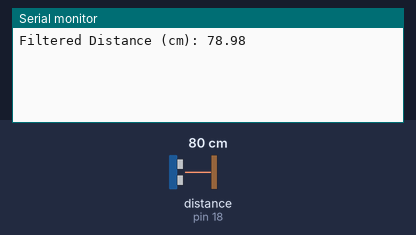
The sketch below on a simulated Arduino Uno, built with avr-gcc and run on an emulated ATmega328P. On the bench: the last lines printed to the serial monitor. Wiring (inferred from the names in the program): ultrasonic range finder: trigger pin 5; echo pin 18. Inputs (shaded band) come from the test bench; at power-on: distance to the obstacle (sensor on pin 18) 80 cm. The echo pulse lasts 58.3 µs per cm.

Above: at 1.2 s.
1.3 s: distance to the obstacle (sensor on pin 18) set to 23 cm
At 1.3 s:
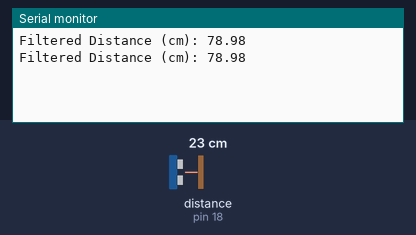
2.8 s: distance to the obstacle (sensor on pin 18) set to 18 cm
At 4.2 s:
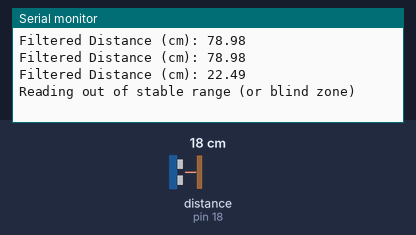

The sketch:

UltrasonicJSNSRO4T.ino
```cpp
const int trigPin = 5;
const int echoPin = 18;

#define SOUND_SPEED 0.034

void setup() {
  Serial.begin(115200);
  pinMode(trigPin, OUTPUT);
  pinMode(echoPin, INPUT);
}

// Function to read a single distance pulse
float getSingleDistance() {
  digitalWrite(trigPin, LOW);
  delayMicroseconds(2);

  digitalWrite(trigPin, HIGH);
  delayMicroseconds(20); // Keep your stable 20us trigger pulse
  digitalWrite(trigPin, LOW);

  // Timeout added (26000us) so pulseIn doesn't hang if an echo is missed
  long duration = pulseIn(echoPin, HIGH, 26000);

  if (duration == 0) return 0.0;
  return duration * SOUND_SPEED / 2;
}

void loop() {
  float readings[5];

  // 1. Take 5 quick readings
  for (int i = 0; i < 5; i++) {
    readings[i] = getSingleDistance();
    delay(15); // Short delay between pulses to let acoustic echoes die out
  }

  // 2. Simple Bubble Sort to arrange readings from smallest to largest
  for (int i = 0; i < 4; i++) {
    for (int j = i + 1; j < 5; j++) {
      if (readings[i] > readings[j]) {
        float temp = readings[i];
        readings[i] = readings[j];
        readings[j] = temp;
      }
    }
  }

  // 3. Pick the median (the middle value, which completely ignores the spikes/halves)
  float filteredDistance = readings[2];

  // Print results
  if (filteredDistance > 20 && filteredDistance < 450) {
    Serial.print("Filtered Distance (cm): ");
    Serial.println(filteredDistance);
  } else {
    Serial.println("Reading out of stable range (or blind zone)");
  }

  delay(1000); // Wait 1 second before the next main loop
}
```

Measured:
- the behaviour switches between 21 and 20 cm on distance to the obstacle (sensor on pin 18) (found by bisection; images 1 and 2)
- after the input at 2.8 s, the serial monitor: prints a new line after 0.57 s (image 2)
